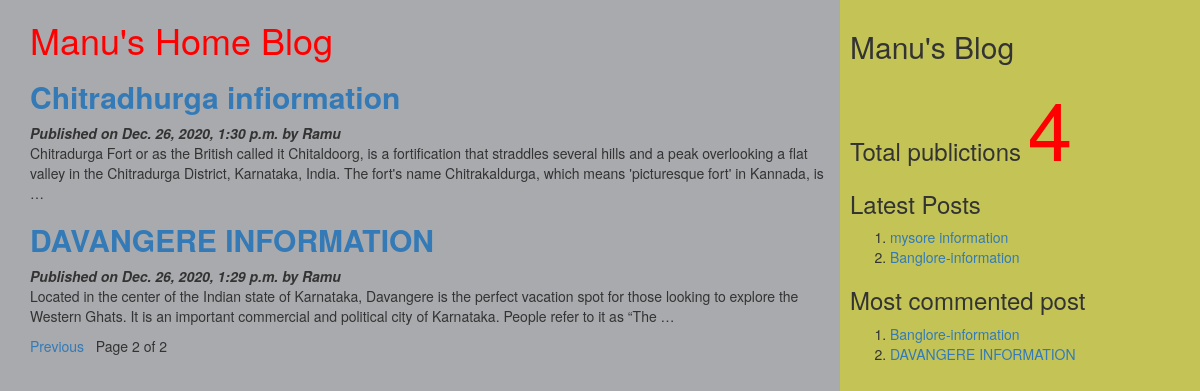
Screenshot of /?page=2 with the database file from the repository.
### myApp/models.py (models this page shows, shortened)
class Post(models.Model):
          tags=TaggableManager()
          STATUS_CHOICES=(('draft','Draft'),('published','Published'))
          title=models.CharField(max_length=256)
          slug=models.SlugField(max_length=264,unique_for_date='publish')
          author=models.ForeignKey(User,related_name='blog_posts',on_delete= models.CASCADE)
          body=models.TextField()
          publish=models.DateTimeField(default=timezone.now)
          created=models.DateTimeField(auto_now_add=True)
          updated=models.DateTimeField(auto_now=True)
          status= models.CharField(max_length=10,choices=STATUS_CHOICES,default='draft')
          objects=CustomManager()
          class Meta:
                ordering=('-publish',)
          def get_absolute_url(self):
                return reverse('post_detail',args=[self.publish.year,self.publish.strftime('%m'),self.publish.strftime('%d'),self.slug])

### myApp/views.py (the view)
# urls.py: url(r'^$',views.post_list_view),
def post_list_view(request,tag_slug=None):
    post_list=Post.objects.all()
    tag=None
    if tag_slug:
        tag=get_object_or_404(Tag,slug=tag_slug)#provided slug
        post_list=post_list.filter(tags__in=[tag])
    paginator=Paginator(post_list,2) #step1
    page_number=request.GET.get('page') #step2
    try:
       post_list=paginator.page(page_number) #step2
    except PageNotAnInteger:
       post_list=paginator.page(1) #step 3
    except EmptyPage:
      post_list=paginator.page(paginator.num_pages) #step 4
    d={'post_list':post_list,'tag':tag}
    return render(request,'myApp/post_list.html',d)

### myApp/models.py (called while the page is built)
    def get_queryset(self):
        return super().get_queryset().filter(status='published')

### myApp/templatetags/mytags.py (called while the page is built)
@register.simple_tag
def total_posts():
    return Post.objects.count()

@register.inclusion_tag('myApp/latest_post.html')
def show_latest_posts(count=3):
    latest_posts=Post.objects.order_by('-publish')[:count]
    return {'latest_posts':latest_posts}

@register.simple_tag
def get_most_commented_posts(count=2):
    return Post.objects.annotate(total_comments=Count('comments')).order_by('-total_comments')[:count]

### templates/myApp/post_list.html (shortened to what this page needs)
<html>
    {%extends 'myApp/parent.html'%}
        {%block content_block%}
        <h1 style="color:red">Manu's Home Blog</h1>
        {%for post in post_list%}
        <a href="{{post.get_absolute_url}}"><h2><b>{{post.title}}</b></h2></a>
        <i><b>Published on {{post.publish}} by {{post.author|title}}</b></i>
        {{post.body|truncatewords:40|linebreaks}}
        {%endfor%}
        {%include 'myApp/pagination.html' with page=post_list%}
        {%endblock%}

### templates/myApp/parent.html (shortened to what this page needs)
<html>
{%load mytags%}
    <head>
        <link rel="stylesheet" href="https://maxcdn.bootstrapcdn.com/bootstrap/3.3.7/css/bootstrap.min.css">
    </head>
    <body>
        <div class="content" style="width:70%;float:left;background-color:a8aaad;height:300%;padding:0 0 0 30px">
              {%block content_block%}
              {%endblock%}
        </div>
        <div class="sidebar" style="width:30%;float:right;background-color:#c4c456;height:300%;padding:10px">
            <h2>Manu's Blog</h2>
            <h3>Total publictions
              <span style="color:red;font-size:80px">
              {%total_posts%}</span>
              <h3>Latest Posts</h3>
              {% show_latest_posts 2 %}
              <h3>Most commented post</h3>
              {%get_most_commented_posts as m%}
              <ol>
                {%for post in m%}
                <li><a href="{{post.get_absolute_url}}">{{post.title}}</a></li>
                {%endfor%}
              </ol>
            </h3>
        </div>
    </body>
</html>

### templates/myApp/pagination.html (shortened to what this page needs)
<!DOCTYPE html>
<html lang="en" dir="ltr">
  <body>
     <div class="paginator">
       {%if page.has_previous%}
       <a href="?page={{page.previous_page_number}}">Previous</a>&nbsp&nbsp
       {%endif%}
      <span>Page {{page.number}} of {{page.paginator.num_pages}}</span>&nbsp&nbsp
     </div>
  </body>
</html>

### templates/myApp/latest_post.html
<!DOCTYPE html>
<html lang="en" dir="ltr">
  <body>
    <ol>
    {%for post in latest_posts%}
    <li><a href="{{post.get_absolute_url}}">{{post.title}}</a></li>
    {%endfor%}
    </ol>
  </body>
</html>

### rows the page displays
Post: title "Chitradhurga infiormation", publish "Dec. 26, 2020, 1:30 p.m.", author "Ramu", body "Chitradurga Fort or as the British called it Chitaldoorg, is a fortification that straddles several hills and a peak overlooking a flat valley in the Chitradurga District, Karnataka, India. The fort's name Chitrakaldurga, which means 'picturesque fort' in Kannada, is …"
Post: title "DAVANGERE INFORMATION", publish "Dec. 26, 2020, 1:29 p.m.", author "Ramu", body "Located in the center of the Indian state of Karnataka, Davangere is the perfect vacation spot for those looking to explore the Western Ghats. It is an important commercial and political city of Karnataka. People refer to it as “The …"
Post: title "mysore information"
Post: title "Banglore-information"

### other values shown
{{ page.number }} "2"
{{ page.paginator.num_pages }} "2"
